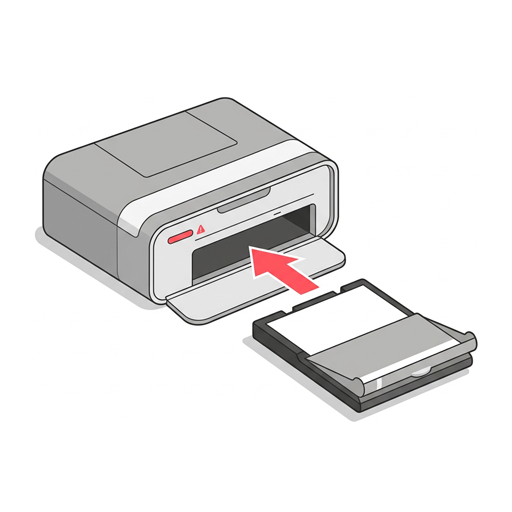
#> input picture assets/error_images/printer_cassette.png, 512 x 512 px
$ python -i kamera_messung.py   (imports and definitions only)
#> lines starting #> are read from the running program, lines starting #| are printed output that depends on the picture
#> further down, picture is the input picture: shape (512, 512, 3); mean B, G, R 233.7, 233.9, 234.9
r"""Kamera-Messung: Wie schnell ist die Box bei welcher Aufloesung? (2.4.37)

WARUM ES DAS BRAUCHT:
Beim Fotografieren wird die Kamera pro Bild kurz von der Vorschau-Aufloesung
(640x480) auf 1920x1080 umgeschaltet. Das kostet laut Feld-Logs ~1,5 Sekunden —
und genau deshalb passt der Ausloese-Blitz nicht zum Bild: Geblitzt wird sofort,
belichtet wird ~1,7 s spaeter. Wer sich dazwischen bewegt, ist nicht mehr drauf.

Die naheliegende Loesung waere, die Kamera DAUERHAFT auf 1920x1080 laufen zu
lassen und die Vorschau nur herunterzurechnen — dann entfaellt das Umschalten
komplett. Ob das auf dem Atom-Tablet fluessig genug ist, laesst sich aber NICHT
am Schreibtisch ausrechnen: Der entscheidende Posten ist das Dekodieren eines
1080p-MJPG-Bildes, und dabei bremst vor allem die Speicherbandbreite — die
skaliert auf schwacher Hardware voellig anders als reine Rechenleistung.
(Gegenprobe am Entwickler-PC: dort kam die Hochrechnung auf 21 ms pro Bild,
die Box meldet real 83 ms. Also messen statt rechnen.)

Beantwortet vier Fragen:
  1. Wie viele Bilder pro Sekunde schafft die Kamera bei 640x480 / 1280x720 / 1920x1080?
  2. Wie lange dauert das Umschalten der Aufloesung wirklich?
  3. Was kostet die Bildaufbereitung — und wie viel bringt es, ZUERST zu
     verkleinern und erst danach zu spiegeln/umzufaerben?
  4. Ist Media Foundation (MSMF) schneller als DirectShow (DSHOW)?

WARUM DIE DATEI SO UMSTAENDLICH AUSSIEHT (Feld-Befund 20.08.2026):
Christian meldete "ich warte nun schon 5 min aber der test wird immernoch
angezeigt". Das Box-Log endet exakt beim ERSTEN Kamerazugriff der Messung —
danach keine Zeile mehr, auch kein Absturz. Der Messcode selbst hatte naemlich
keine einzige Zeitgrenze: ueber 240 Bildabfragen, bei Fehlschlag nur `continue`.
Antwortet die Kamera nicht, steht `cap.read()` im C-Code von OpenCV endlos, und
niemand merkt es.
(2.4.36 hat bereits die FOLGE entschaerft — der Admin-Knopf startet die Messung
als eigenen Prozess, die Oberflaeche friert dadurch nicht mehr mit ein. Diese
Datei hier behebt die URSACHE: Der Messvorgang selbst haengt nicht mehr endlos
und hinterlaesst in jedem Fall ein Ergebnis.)

Dazu kam: Der Bericht wurde erst GANZ AM ENDE geschrieben — waehrend des
gesamten Laufs gab es kein einziges Lebenszeichen auf der Platte, und `print()`
faellt im Fenster-Build (console=False, sys.stdout ist None) ohnehin ins Leere.
Ein laufender Prozess war von einem toten nicht zu unterscheiden.

Daraus folgen die drei Bauprinzipien hier:
  * Der Bericht waechst MIT. Nach jedem Schritt landet er auf der Platte,
    mit Statuskopf ("Schritt 4 von 11, laeuft seit 00:02:13"). Ein Abbruch
    hinterlaesst damit alle bis dahin fertigen Messwerte statt gar nichts.
  * Jeder Kamerazugriff laeuft in einem Wegwerf-Thread mit Zeitgrenze
    (siehe `_mit_zeitlimit` — dort steht auch, warum "abbrechen" in
    Wirklichkeit "aufgeben" heisst).
  * Jeder ausgelassene Schritt hinterlaesst eine Zeile MIT Begruendung.
    Stilles `continue` macht einen Bericht unlesbar: Man kann "gemessen und
    leer" nicht von "stumm gescheitert" unterscheiden.

WAS 2.4.37 NACHGEZOGEN HAT (Gegenpruefung des Umbaus):
  * Die Kamera-SUCHE lief bis dahin ungeschuetzt VOR der Messung — genau auf
    Christians BAT-Weg. Der ganze Wachhund-Apparat begann also erst hinter der
    einzigen Stelle, die noch endlos haengen konnte. Jetzt: `kamera_suchen()`,
    mit Zeitgrenze und mit einem Lebenszeichen auf der Platte davor.
  * MJPG wird jetzt mit Nachpruefung und Rueckfall angefordert, genau wie
    `WebcamManager._apply_mjpg`. Vorher konnte die Messung YUY2 messen,
    waehrend die Fotobox im Betrieb MJPG bekommt — das haette 1080p zu
    Unrecht als "zu langsam" verurteilt.
  * Der Bericht sagt jetzt, WIE er entstanden ist ("Gestartet: ..."). Ueber
    den Admin-Knopf laeuft die Fotobox-Software parallel mit und kostet
    Bilder/s; ohne diese Zeile waeren zwei Berichte derselben Box unbemerkt
    nicht vergleichbar.
  * Die Beruhigungspause zwischen zwei Kamera-Zellen greift jetzt auf JEDEM
    Ausgang (vorher nur im Erfolgsfall — also gerade nicht nach dem Fehler,
    der sie noetig macht).

Aufruf auf der Box:  fexobooth.exe --kamera-test
Ergebnis:            C:\FexoBooth\logs\kamera-messung.txt
"""

import os
import sys
import threading
import time
import types
from typing import Callable, Dict, List, Optional, Tuple

import cv2
import numpy as np

# [8 lines not run here, left out]


AUFLOESUNGEN = [(640, 480), (1280, 720), (1920, 1080)]
BILDER_PRO_MESSUNG = 30
AUFWAERM_BILDER = 5

# Nach so vielen Fehlversuchen IN FOLGE bricht eine Zelle ab. Der Zaehler wird
# bei jedem angekommenen Bild zurueckgesetzt — eine Kamera mit gelegentlichen
# Aussetzern soll weitermessen duerfen, eine stumme aber nicht 30 Runden drehen.
MAX_FEHLER_IN_FOLGE = 5

# Zeitgrenzen pro Zelle. Gemessener Gutfall auf der Box liegt bei ~8-15 s,
# das ist also mehr als dreifache Reserve. Zu knapp waere schlimmer als zu
# grosszuegig: Ein abgeschnittener Gutfall wuerde als "zu langsam" fehlurteilen.
ZEITLIMIT_JE_AUFLOESUNG = {
    (640, 480): 25.0,
    (1280, 720): 35.0,
    (1920, 1080): 50.0,
}
ZEITLIMIT_UMSCHALTEN = 30.0

# Letzte Sicherung: Selbst wenn jedes Einzel-Limit greift, hat der ganze Lauf
# eine berechenbare Obergrenze. Sonst ist die Ansage in der BAT wieder falsch.
GESAMT_BUDGET_SEKUNDEN = 8 * 60.0

# Wartezeit auf die Kamera-Hardware-Sperre. Laenger warten bringt nichts: Haelt
# ein aufgegebener Thread sie, gibt er sie nie wieder her.
SPERRE_WARTEN_SEKUNDEN = 5.0

# Als Konstante, weil Abschnitt 3 genau diesen einen Grund ignorieren darf
# (er rechnet nur auf einem vorhandenen Bild und braucht keine Kamera).
GRUND_KAMERA_HAENGT = "vorheriger Schritt haengt noch und haelt die Kamera"

# Groesse eines Foto-Fachs in der LiveView-Collage (aus dem Feld-Log:
# Template 1800x1200 wird auf 1002x668 skaliert, Fach 1 ist dann ~362x240).
FACH = (362, 240)

# Ruhezeit zwischen zwei Kamera-Zellen. Eine USB-Kamera, die gerade
# freigegeben (oder aufgegeben) wurde, braucht einen Moment, bevor sie sich
# sauber neu oeffnen laesst. Bis 2.4.36 stand diese Pause nur im ERFOLGSFALL —
# also ausgerechnet dort NICHT, wo sie gebraucht wird: Nach einem Fehlversuch
# ging es ohne Pause sofort weiter, und der Folgefehler wurde dann als
# "keine Bilder erhalten" gebucht, also als Argument gegen 1080p.
USB_RUHE_SEKUNDEN = 0.3

# Merker: Wurde ein Kamera-Schritt aufgegeben, gehoert die Kamera bis zum
# Prozessende einem Thread, den niemand mehr stoppen kann.
_KAMERA_BLEIBT_BELEGT = False

# Zeitpunkt des letzten Kamerazugriffs — Grundlage fuer USB_RUHE_SEKUNDEN.
_LETZTER_KAMERA_ZUGRIFF = 0.0

# Ersatzsperre, falls dieses Werkzeug ohne die App laeuft (z.B. Direktaufruf
# aus dem Quellbaum). Im Normalfall gewinnt immer `camera_hardware_lock()`.
_ERSATZ_SPERRE = threading.RLock()


# [28 lines left out: functions kamera_bleibt_belegt, _kamera_ruhe, not called in this run]


def _kamera_zugriff_vermerken():
    global _LETZTER_KAMERA_ZUGRIFF
    _LETZTER_KAMERA_ZUGRIFF = time.time()


# ----------------------------------------------------------------------
# Zielordner
# ----------------------------------------------------------------------

# [9 lines left out: function _log_ordner, not called in this run]


# ----------------------------------------------------------------------
# Bericht
# ----------------------------------------------------------------------

class Bericht:
    """Sammelt Zeilen fuer Konsole UND Datei — und schreibt LAUFEND mit.

    Der Statuskopf steht bewusst NICHT in `self.zeilen`, sondern wird bei jedem
    Speichern frisch berechnet und der Liste nur vorangestellt. Landete er in
    der Liste, wuerde er sich bei jedem Schritt wiederholen und der Bericht
    waere nach ein paar Minuten unbrauchbar.
    """

    # [136 lines left out: functions __init__, __call__, titel, schritt_beginnt, schritt_fertig, _melden and 3 more, not called in this run]


# ----------------------------------------------------------------------
# OpenCV-Meldungen mitschreiben (optional, best effort)
# ----------------------------------------------------------------------

class _OpenCvMeldungen:
    """Leitet den C-Fehlerkanal von OpenCV in eine eigene Datei um.

    OpenCV meldet Haenger nicht ueber Python, sondern direkt auf Dateideskriptor
    2 ("videoio(MSMF): can't grab frame", "Stream tick detected"). Genau diese
    Zeilen erklaeren einen Haenger — und wachsen sogar noch, wenn die Messung
    selbst nicht mehr weiterkommt.

    HOCHRISIKO-STELLE, deshalb sehr defensiv: Im Fenster-Build ist
    `sys.__stderr__` None und Deskriptor 2 kann ungueltig sein; ein unbedachtes
    `os.dup2()` darauf beendet den Prozess sofort. Es wird deshalb nur
    umgeleitet, wenn ein echter, pruefbarer Deskriptor existiert. Jeder
    Fehlschlag bleibt folgenlos — die Messung braucht diese Datei nicht.
    """

    MAX_BYTES = 2 * 1024 * 1024

    # [373 lines left out: functions __init__, start, deckeln_pruefen, stop, _aufraeumen, _mit_zeitlimit and 8 more, not called in this run]


def _messe_aufbereitung(frame: np.ndarray, wiederholungen: int = 20):
    """Heutige Reihenfolge gegen 'erst verkleinern' vergleichen."""

    def zeit(fn):
        fn()
        t0 = time.perf_counter()
        for _ in range(wiederholungen):
            fn()
        return (time.perf_counter() - t0) / wiederholungen * 1000

    def heute():
        # Genau die heutige Reihenfolge: Vollbild spiegeln + umfaerben,
        # danach erst verkleinern.
        gespiegelt = cv2.flip(frame, 1)
        rgb = cv2.cvtColor(gespiegelt, cv2.COLOR_BGR2RGB)
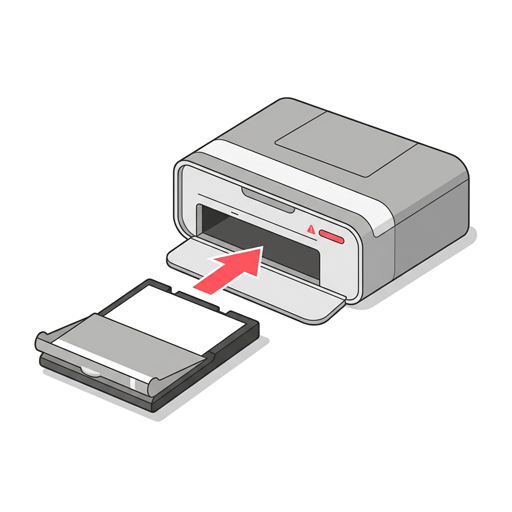
#> rgb: shape (512, 512, 3); mean R, G, B 234.9, 233.9, 233.7
        return cv2.resize(rgb, FACH, interpolation=cv2.INTER_AREA)
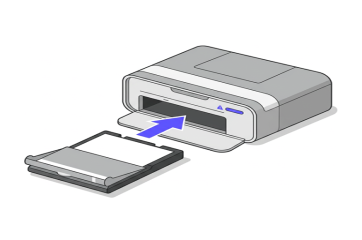
#> returned value: shape (240, 362, 3); mean of channels 0, 1, 2 234.9, 233.9, 233.7; drawn as B, G, R

    def vorschlag():
        # Zweistufig verkleinern: pyrDown glaettet und halbiert sehr guenstig,
        # der letzte kleine Schritt dann sauber mit INTER_AREA.
        # (Einstufig INTER_LINEAR waere zwar noch schneller, flimmert aber
        # sichtbar - bei 1080p auf ein 362px-Fach ist das Faktor 5.)
        klein = frame
        while klein.shape[1] >= FACH[0] * 4 and klein.shape[0] >= FACH[1] * 4:
            klein = cv2.pyrDown(klein)
        klein = cv2.resize(klein, FACH, interpolation=cv2.INTER_AREA)
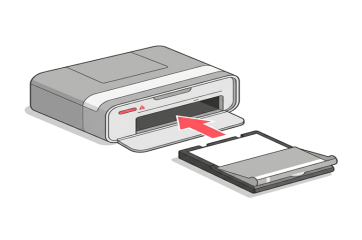
#> klein: shape (240, 362, 3); mean B, G, R 233.7, 233.9, 234.9
        return cv2.cvtColor(cv2.flip(klein, 1), cv2.COLOR_BGR2RGB)

    return zeit(heute), zeit(vorschlag)


# [5 lines left out: function _backends, not called in this run]


# ----------------------------------------------------------------------
# Kamera-AUSWAHL (laeuft VOR der Messung — und braucht dieselbe Absicherung)
# ----------------------------------------------------------------------

# Grosszuegig: `list_cameras()` oeffnet fuenf DirectShow-Indizes nacheinander
# und fragt vorher per PowerShell die Geraetenamen ab (bis 10 s Timeout). Im
# Gutfall sind das auf dem Miix rund 16 s.
ZEITLIMIT_KAMERA_SUCHE = 40.0


# [618 lines left out: functions kamera_suchen, _schritt_dauerbetrieb, _schritt_umschalten, messung_ausfuehren, not called in this run]

>>> import cv2
>>> picture = cv2.imread('../../assets/error_images/printer_cassette.png')
>>> result = _messe_aufbereitung(picture)
#> result = (3.08, 1.83)

$ run again, on assets/error_images/printer_ink_casette.png
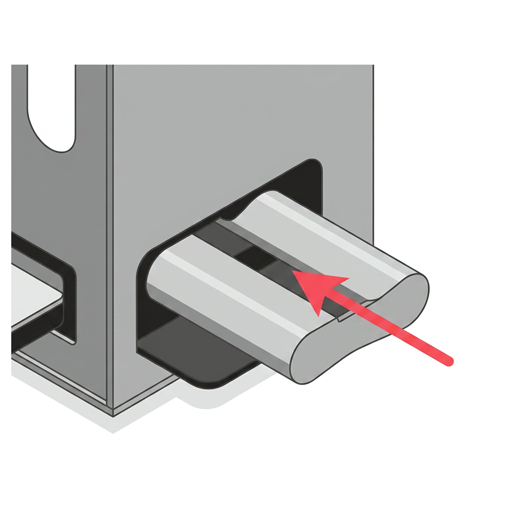
#> input picture assets/error_images/printer_ink_casette.png, 512 x 512 px
#> picture is the input picture: shape (512, 512, 3); mean B, G, R 208.8, 209.3, 210.2
#> in heute, `return cv2.resize(rgb, FACH, interpolation=cv2.INTER_AREA)`:
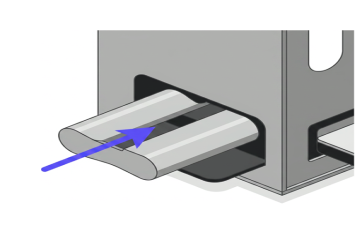
#> returned value: shape (240, 362, 3); mean of channels 0, 1, 2 210.2, 209.3, 208.8; drawn as B, G, R
#> in vorschlag, `klein = cv2.resize(klein, FACH, interpolation=cv2.INTER_AREA)`:
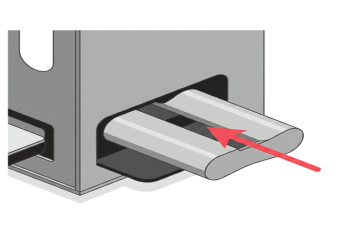
#> klein: shape (240, 362, 3); mean B, G, R 208.8, 209.3, 210.2
#> result = (3.08, 1.82)

$ run again, on assets/error_images/printer_no_paper.png
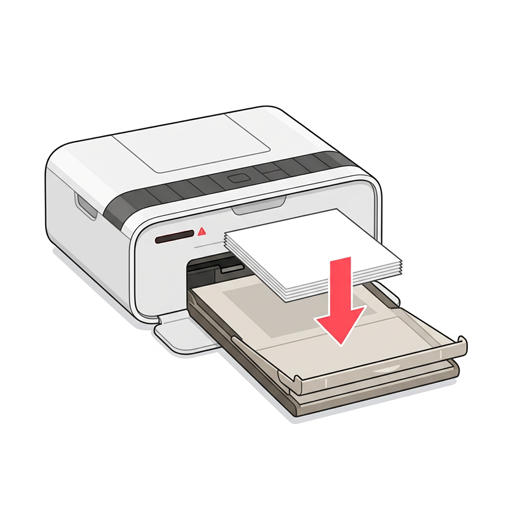
#> input picture assets/error_images/printer_no_paper.png, 512 x 512 px
#> picture is the input picture: shape (512, 512, 3); mean B, G, R 235.2, 236, 238
#> in heute, `return cv2.resize(rgb, FACH, interpolation=cv2.INTER_AREA)`:
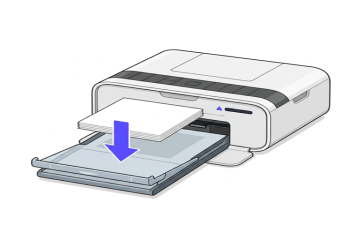
#> returned value: shape (240, 362, 3); mean of channels 0, 1, 2 238, 236, 235.2; drawn as B, G, R
#> in vorschlag, `klein = cv2.resize(klein, FACH, interpolation=cv2.INTER_AREA)`:
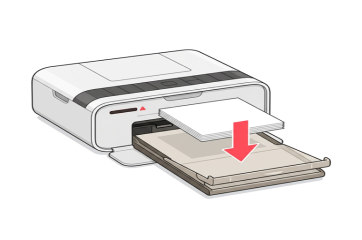
#> klein: shape (240, 362, 3); mean B, G, R 235.2, 236, 238
#> result = (3.12, 1.91)
